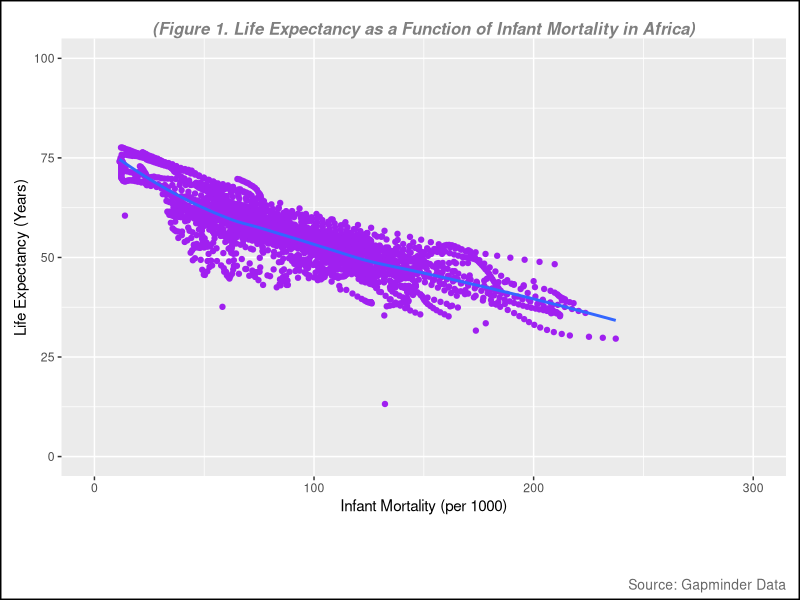
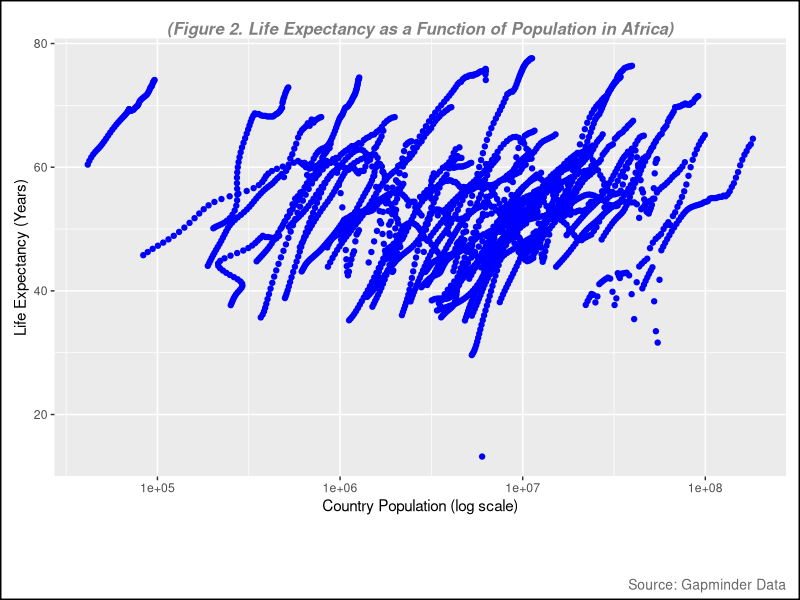
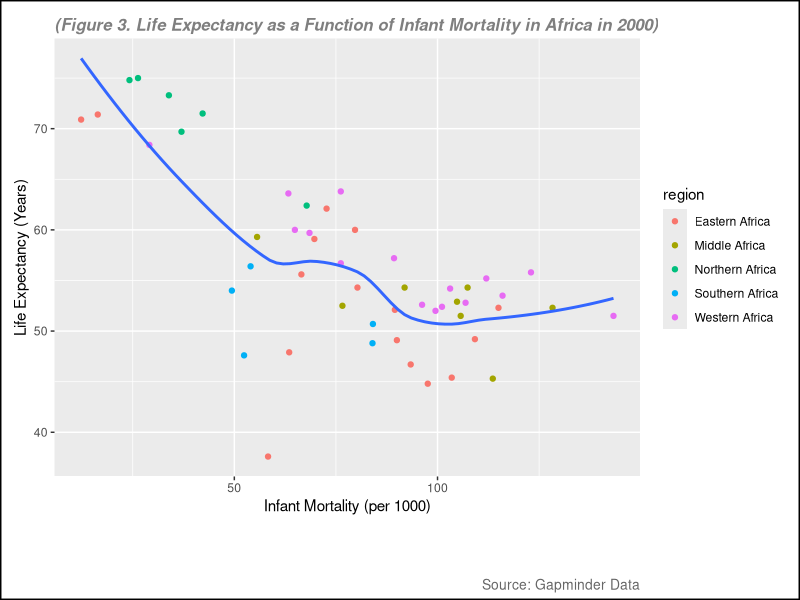
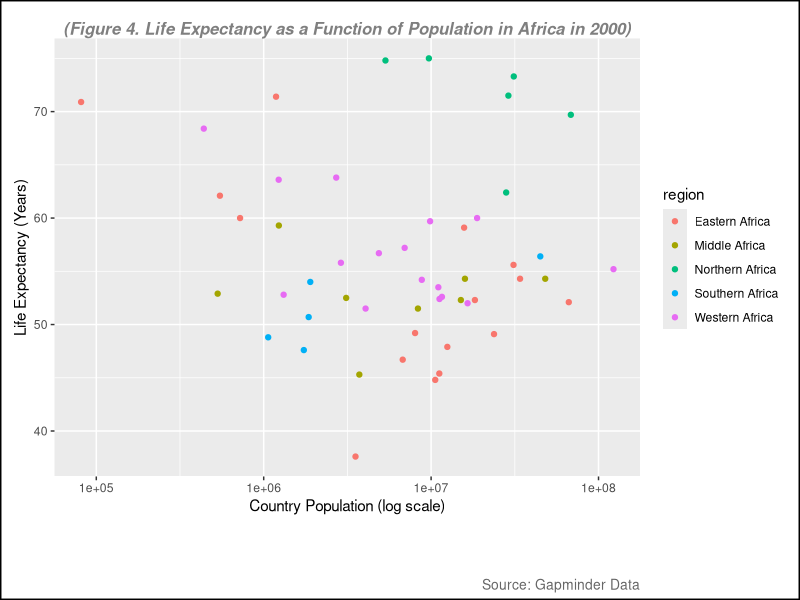
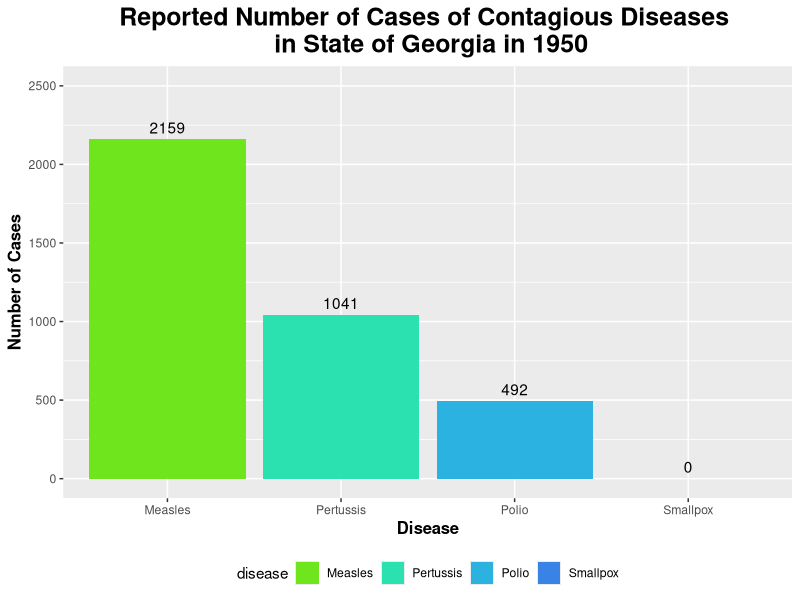
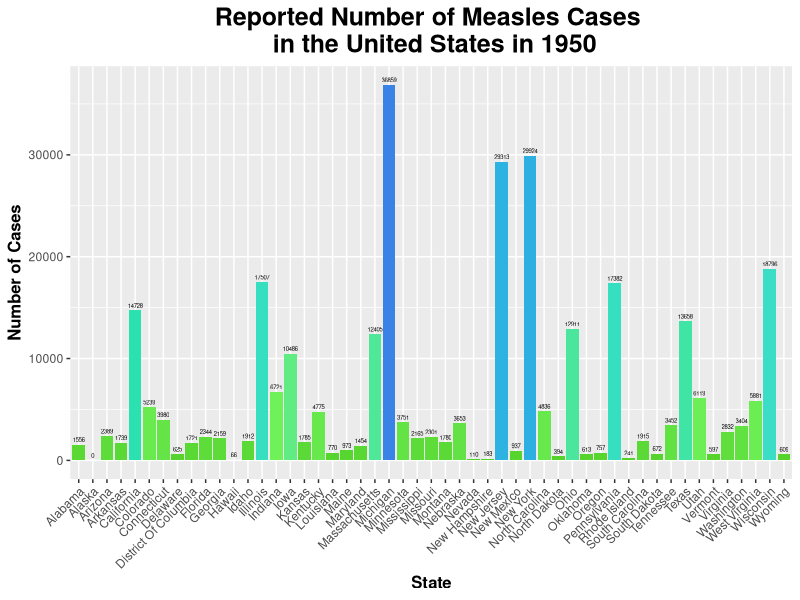
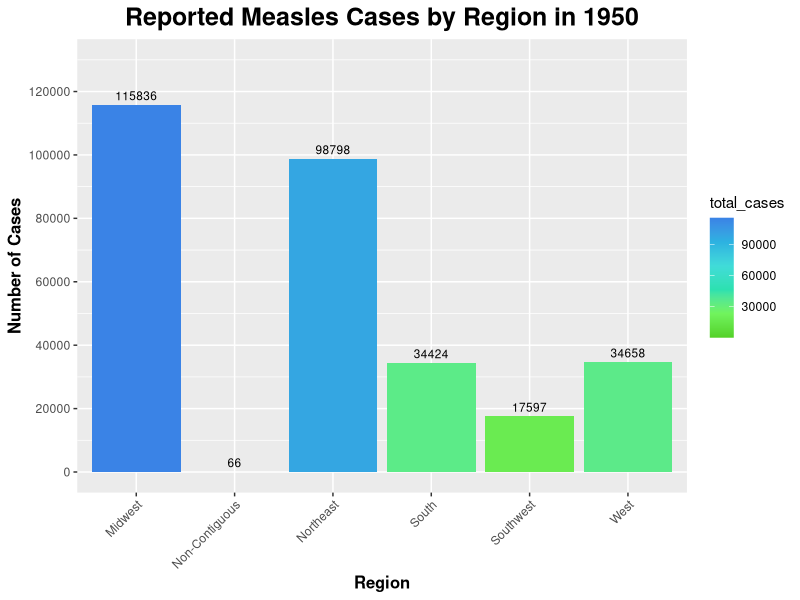
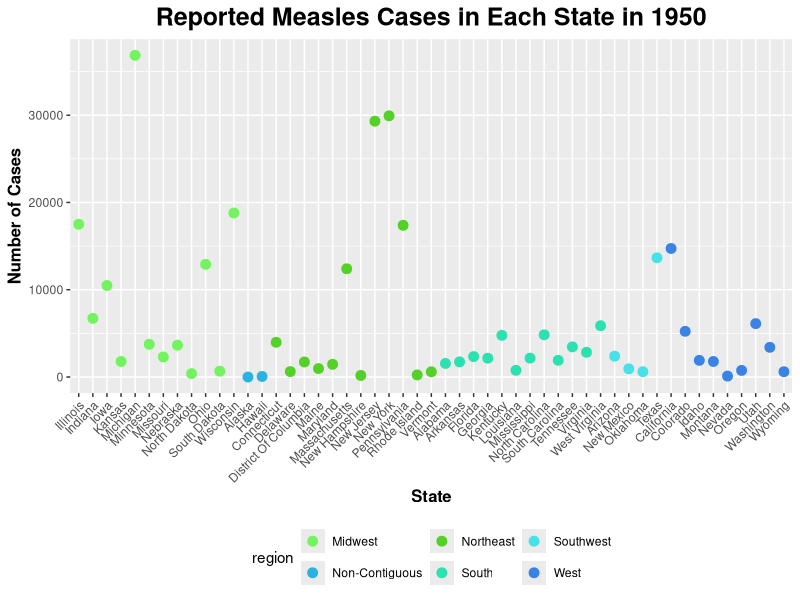

These charts were generated, in order, by the following R code:
## ---- chunk 1
install.packages("dslabs") #if we have not install this packages, we need to indtall it. This packege is for the data set 

install.packages("tidyverse")
library(tidyverse)
install.packages("ggplot2")
library(ggplot2)
library(here)
install.packages("patchwork")  # This package is to redefine "/" operator for plot arrangement
library(patchwork)
## ---- chunk 2
library(dslabs)

help("gapminder") # this is to look at the description about the data
## ---- chunk 3
str(gapminder)
## ---- chunk 4
summary(gapminder)
## ---- chunk 5
class(gapminder)
## ---- chunk 6
africadata <- filter(gapminder, continent== "Africa") # filter() function is used to filter specific observation only. 
## ---- chunk 7
str(africadata)
## ---- chunk 8
summary(africadata)
## ---- chunk 9
infant <- select(africadata, infant_mortality, life_expectancy)
str(infant)

summary(infant)
## ---- chunk 10
pop <- select(africadata, population, life_expectancy)
str(pop)
summary(pop)
## ---- chunk 11
plot1 <- ggplot(data = infant, aes(x = infant_mortality, y = life_expectancy)) +
  geom_point(col = "purple") + # to create plot points and set color to purple  
  geom_smooth(method = "loess", se = FALSE) + # to create line without confidence interval
  xlim(c(0, 300)) + # to set x-axis range
  ylim(c(0, 100)) + # to set y-axis range
  labs(
    subtitle = "(Figure 1. Life Expectancy as a Function of Infant Mortality in Africa)", 
    y = "Life Expectancy (Years)",
    x = "Infant Mortality (per 1000)",
    caption = "Source: Gapminder Data"
  ) + # to create the name of each axis
  theme(
    plot.background = element_rect(color = "black", size = 1), # Border around the entire plot (including title)
    plot.subtitle = element_text(hjust = 0.5, vjust = -1, size = 12, color = "gray50", face = "bold.italic"), # to adjust the subtitle position, color and size (note, set vjust=185 for printed pictures, for website, set at 100 )
    plot.caption = element_text(hjust = 1, vjust = -13, size = 10, color = "gray40"), # to adjust the subtitle position, color and size, hjust=horizontal and vjust= vertical 
    plot.margin = margin(10, 10, 45, 10) # (top, right, bottom, left) Increase the bottom margin to create space for the subtitle below the x-axis
  )

# Print the plot
print(plot1)


figure_file = here("images","infant mortality vs life expectancy.png") # to set up location for the pictures created 
ggsave(filename = figure_file, plot=plot1) # save the pictures created 
## ---- chunk 12
plot2 <- ggplot(data = pop, aes(x= population, y= life_expectancy))+
  geom_point(color= "blue")+
  scale_x_log10() + # this is to set the x-axis in log scale 
  labs(
    subtitle = "(Figure 2. Life Expectancy as a Function of Population in Africa)", 
    y = "Life Expectancy (Years)",
    x = "Country Population (log scale)",
    caption = "Source: Gapminder Data"
  ) + # to create the name of each axis
  theme(
    plot.background = element_rect(color = "black", size = 1), # Border around the entire plot (including title)
    plot.subtitle = element_text(hjust = 0.5, vjust = -1, size = 12, color = "gray50", face = "bold.italic"), # to adjust the subtitle position, color and size (note, set vjust=185 for printed pictures, for website, set at 100 )
    plot.caption = element_text(hjust = 1, vjust = -13, size = 10, color = "gray40"), # to adjust the subtitle position, color and size, hjust=horizontal and vjust= vertical 
    plot.margin = margin(10, 10, 45, 10) # (top, right, bottom, left) Increase the bottom margin to create space for the subtitle below the x-axis
  )
print(plot2)


figure_file = here("images","log_population vs life expectancy.png") # to set up location for the pictures created 
ggsave(filename = figure_file, plot=plot2) # save the pictures created 
## ---- chunk 13
missing_years <- africadata %>%
  filter(is.na(infant_mortality)) %>% # Filter rows where infant_mortality is NA
  select(year) %>%                    # Select the 'year' column
  distinct()                          # Get unique years

# Display missing years
print(missing_years)
## ---- chunk 14
data_2000 <- africadata %>%
  filter(year==2000)

## ---- chunk 15
str(data_2000)
summary(data_2000)
## ---- chunk 16
plot3 <- ggplot(data = data_2000, aes(x = infant_mortality, y = life_expectancy)) +
  geom_point(aes(color = region)) + # Map 'region' to the color aesthetic
  geom_smooth(method = "loess", se = FALSE) + # Add a smoothing line
  labs(
    subtitle = "(Figure 3. Life Expectancy as a Function of Infant Mortality in Africa in 2000)", 
    y = "Life Expectancy (Years)",
    x = "Infant Mortality (per 1000)",
    caption = "Source: Gapminder Data"
  ) +
  theme(
    plot.background = element_rect(color = "black", size = 1), # Border around the entire plot
    plot.subtitle = element_text(hjust = 0, vjust= 0, size = 12, color = "gray50", face = "bold.italic"), # Adjust subtitle position
    plot.caption = element_text(hjust = 1, vjust= -13, size = 10, color = "gray40"), # Adjust caption position
    plot.margin = margin(10, 10, 45, 10) # Adjust margins (top, right, bottom, left)
  )

print(plot3)

figure_file = here("images","infant mortality vs life expectancy in 2000.png") # to set up location for the pictures created 
ggsave(filename = figure_file, plot=plot3) # save the pictures created 
## ---- chunk 17
plot4 <- ggplot(data = data_2000, aes(x= population, y= life_expectancy))+
  geom_point(aes(color = region)) +
  scale_x_log10() + # this is to set the x-axis in log scale 
  labs(
    subtitle = "(Figure 4. Life Expectancy as a Function of Population in Africa in 2000)", 
    y = "Life Expectancy (Years)",
    x = "Country Population (log scale)",
    caption = "Source: Gapminder Data"
  ) + # to create the name of each axis
  theme(
    plot.background = element_rect(color = "black", size = 1), # Border around the entire plot (including title)
    plot.subtitle = element_text(hjust = 0.5, vjust = -1, size = 12, color = "gray50", face = "bold.italic"), # to adjust the subtitle position, color and size (note, set vjust=185 for printed pictures, for website, set at 100 )
    plot.caption = element_text(hjust = 1, vjust = -13, size = 10, color = "gray40"), # to adjust the subtitle position, color and size, hjust=horizontal and vjust= vertical 
    plot.margin = margin(10, 10, 45, 10) # (top, right, bottom, left) Increase the bottom margin to create space for the subtitle below the x-axis
  )
print(plot4)


figure_file = here("images","log_population vs life expectancy in 2000.png") # to set up location for the pictures created 
ggsave(filename = figure_file, plot=plot4) # save the pictures created 
## ---- chunk 18
fit1 <- lm(life_expectancy ~ infant_mortality, data = data_2000)
summary(fit1)
## ---- chunk 19
fit2 <- lm(life_expectancy ~ population, data = data_2000)
summary(fit2)
## ---- chunk 20
library(dslabs)
library(ggplot2)
library(tidyverse)
library(dplyr)
## ---- chunk 21
help(us_contagious_diseases)
## ---- chunk 22
str(us_contagious_diseases)
## ---- chunk 23
summary(us_contagious_diseases)
## ---- chunk 24
GA_contagious_diseases <- filter(us_contagious_diseases, state == "Georgia") # I am using filter to obtain only data from GA
View(GA_contagious_diseases) # I am viewing the data frame to ensure it only contains data from GA
## ---- chunk 25
str(GA_contagious_diseases)
summary(GA_contagious_diseases)
## ---- chunk 26
GA_contagious_diseases_1950 <- filter(GA_contagious_diseases, year == 1950) # I am using filter to obtain only data from GA in 1950

# I will run str() and summar() on the GA_contagious_diseases_1950 data frame to get a better look at the data
str(GA_contagious_diseases_1950) 
summary(GA_contagious_diseases_1950)
## ---- chunk 27
GA_contagious_diseases_1950 <- rename(GA_contagious_diseases_1950, number_of_cases = count) # I am renaming the "count" variable to "number_of_cases" via the rename() function (and then assigning it back to GA_contagious_diseases_1950)

colnames(GA_contagious_diseases_1950) # I am checking to see if the previous step was done properly
## ---- chunk 28
custom_colors_1950 <- c("Measles" = "#6fe51e", "Pertussis" = "#2ce1b0", "Polio" = "#2cb2e1", "Smallpox" = "#3a83e6") # I am creating a vector of colors that I will use to fill each disease's bar on the graph below

ggplot(GA_contagious_diseases_1950, aes (x = disease, y = number_of_cases, fill = disease)) + # Using ggplot on the GA_contagious_diseases_1950 data frame and setting x and y equal to diseases and number of cases (respectively) and setting fill equal to disease
  geom_bar(stat = "identity") + # Specifying the geom as geom_bar() to create a bar graph 
  labs(title = "Reported Number of Cases of Contagious Diseases \n in State of Georgia in 1950", x = "Disease", y = "Number of Cases") + # Renaming title and axes
  scale_fill_manual(values = custom_colors_1950) + # Setting the fill colors of the bars to the custom colors I created above 
  geom_text(aes(label = number_of_cases), vjust = -0.5) + # Adding text labels to the top of each bar to show the number of cases
  theme(legend.position = "bottom", plot.title = element_text(size = 18, face = "bold", hjust = 0.5), axis.title.x = element_text(size = 12, face = "bold"), axis.title.y = element_text(size = 12, face = "bold")) + # Putting legend at the bottom; increasing size, boldness, and center of title/axes
  scale_y_continuous(limits = c(0, 2500), breaks = seq(0, 2500, by = 500)) # Setting the y-axis limits and breaks to better see the text of number of cases at the top
## ---- chunk 29
Measles_1950 <- filter(us_contagious_diseases, disease == "Measles", year == 1950) # I am using filter to obtain only Measles data from all states in 1950

# I will run str() and summary() on the Measles_1950 data frame to get a better look at the data
str(Measles_1950) 
summary(Measles_1950)
## ---- chunk 30
Measles_1950 <- rename(Measles_1950, number_of_cases = count) # I am renaming the "count" variable to "number_of_cases" via the rename() function 

colnames(Measles_1950) # Making sure this was done correctly
## ---- chunk 31
custom_colors_Measles_1950 <- c("#53d127", "#71f45d", "#2ce1b0", "#40dcd9", "#2cb2e1", "#3a83e6")

ggplot(Measles_1950, aes(x = state, y = number_of_cases, fill = number_of_cases)) + 
  geom_bar(stat = "identity") +  # Correct stat for using y data directly
  labs(title = "Reported Number of Measles Cases \n in the United States in 1950", 
       x = "State", 
       y = "Number of Cases") + # Rename title and axes
  geom_text(aes(label = number_of_cases), vjust = -0.5, size = 1.5) +  # Display labels above bars
  theme(legend.position = "none",  # Remove legend 
        plot.title = element_text(size = 18, face = "bold", hjust = 0.5), 
        axis.title.x = element_text(size = 12, face = "bold"), 
        axis.title.y = element_text(size = 12, face = "bold"), # Increase size and boldness of title and axes
        axis.text.x = element_text(angle = 45, hjust = 1)) + # Rotate state names
  scale_fill_gradientn(colors = custom_colors_Measles_1950) # Set custom color scheme made
## ---- chunk 32
Measles_1950$region <- ifelse(Measles_1950$state %in% c("Maine", "New Hampshire", "Vermont", "Massachusetts", "Rhode Island", "Connecticut", "New York", "New Jersey", "Pennsylvania", "Delaware", "Maryland", "District Of Columbia"), "Northeast", # contains states from the Northeast
                        ifelse(Measles_1950$state %in% c("Ohio", "Michigan", "Indiana", "Illinois", "Wisconsin", "Minnesota", "Iowa", "Missouri", "North Dakota", "South Dakota", "Nebraska", "Kansas"),  "Midwest", # contains states from the Midwest
                        ifelse(Measles_1950$state %in% c("Virginia", "West Virginia", "North Carolina", "South Carolina", "Georgia", "Florida", "Kentucky", "Tennessee", "Alabama", "Mississippi", "Arkansas", "Louisiana"), "South", # contains states from the South
                        ifelse(Measles_1950$state %in% c("Texas", "Oklahoma", "New Mexico", "Arizona"), "Southwest", # contains states from the Southwest
                        ifelse(Measles_1950$state %in% c("Alaska", "Hawaii"), "Non-Contiguous", # contains states not connected to the main US
                        "West"))))) # any other state will be categorized as the West

head(Measles_1950) # I am checking to ensure this was done properly
## ---- chunk 33
region_Measles_cases_1950 <- Measles_1950 %>% # Creating new data frame that groups data by region and then includes the total number of cases in each region
  group_by(region) %>%
  summarize(total_cases = sum(number_of_cases))
## ---- chunk 34
ggplot(region_Measles_cases_1950, aes(x = region, y = total_cases, fill = total_cases)) +  # Using ggplot on the region_Measles_cases_1950 data frame and setting x and y equal to region and total_cases (respectively) and setting fill equal to region
  geom_bar(stat = "identity") +  # Use 'identity' since we are providing y values directly
  labs(title = "Reported Measles Cases by Region in 1950", 
       x = "Region", 
       y = "Number of Cases") + # Rename title and axes
  geom_text(aes(label = total_cases), vjust = -0.5, size = 3) +  # Add labels above bars
  theme(legend.position = "right", plot.title = element_text(size = 18, face = "bold", hjust = 0.5),
        axis.title.x = element_text(size = 12, face = "bold"), 
        axis.title.y = element_text(size = 12, face = "bold"), # Increase size and boldness of title and axes
        axis.text.x = element_text(angle = 45, hjust = 1)) + # Rotate state names
  scale_y_continuous(limits = c(0, 130000), breaks = seq(0, 130000, by = 20000)) + # Setting the y-axis limits and breaks to better see the text of number of cases at the top
  scale_fill_gradientn(colors = custom_colors_Measles_1950) # Set custom color scheme made

## ---- chunk 35
Measles_1950$state <- factor(Measles_1950$state, 
                             levels = unique(Measles_1950$state[order(Measles_1950$region)]))
# I am reordering the states based on the region they are in (instead of alphabetical order) via levels(), unique(), and order()

ggplot(Measles_1950, aes(x = state, y = number_of_cases, color = region)) + 
  geom_point(size = 3) +  # Specify geom as geom_point to make a scatterplot
  labs(title = "Reported Measles Cases in Each State in 1950", 
       x = "State", 
       y = "Number of Cases") +  # Rename title and axes
  theme(axis.text.x = element_text(angle = 45, hjust = 1),  # Rotate state names 
        legend.position = "bottom",  # Position legend at the bottom
        plot.title = element_text(size = 18, face = "bold", hjust = 0.5), 
        axis.title.x = element_text(size = 12, face = "bold"), 
        axis.title.y = element_text(size = 12, face = "bold")) +  # Increase size and boldness of title and axes
  scale_color_manual(values = c("Northeast" = "#53d127", "Midwest" = "#71f45d", "South" = "#2ce1b0", 
                               "Southwest" = "#47e2e7", "Non-Contiguous" = "#2cb2e1", "West" = "#3a83e6"))  # Assign specific colors to each region
## ---- chunk 36
fit_1950 <- lm(number_of_cases ~ region, data = Measles_1950) # Running a linear fit via lm()
summary(fit_1950) # Viewing results of linear model via summary()
## ---- chunk 37
anova_result <- aov(number_of_cases ~ region, data = Measles_1950) # Running ANOVA test with aov() function
summary(anova_result) # Viewing a summary of results
## ---- chunk 38
anova_df <- as.data.frame(summary(anova_result)[[1]]) # Putting the summary of the ANOVA test into a data frame 
print(anova_df) # To Printing the new data frame
